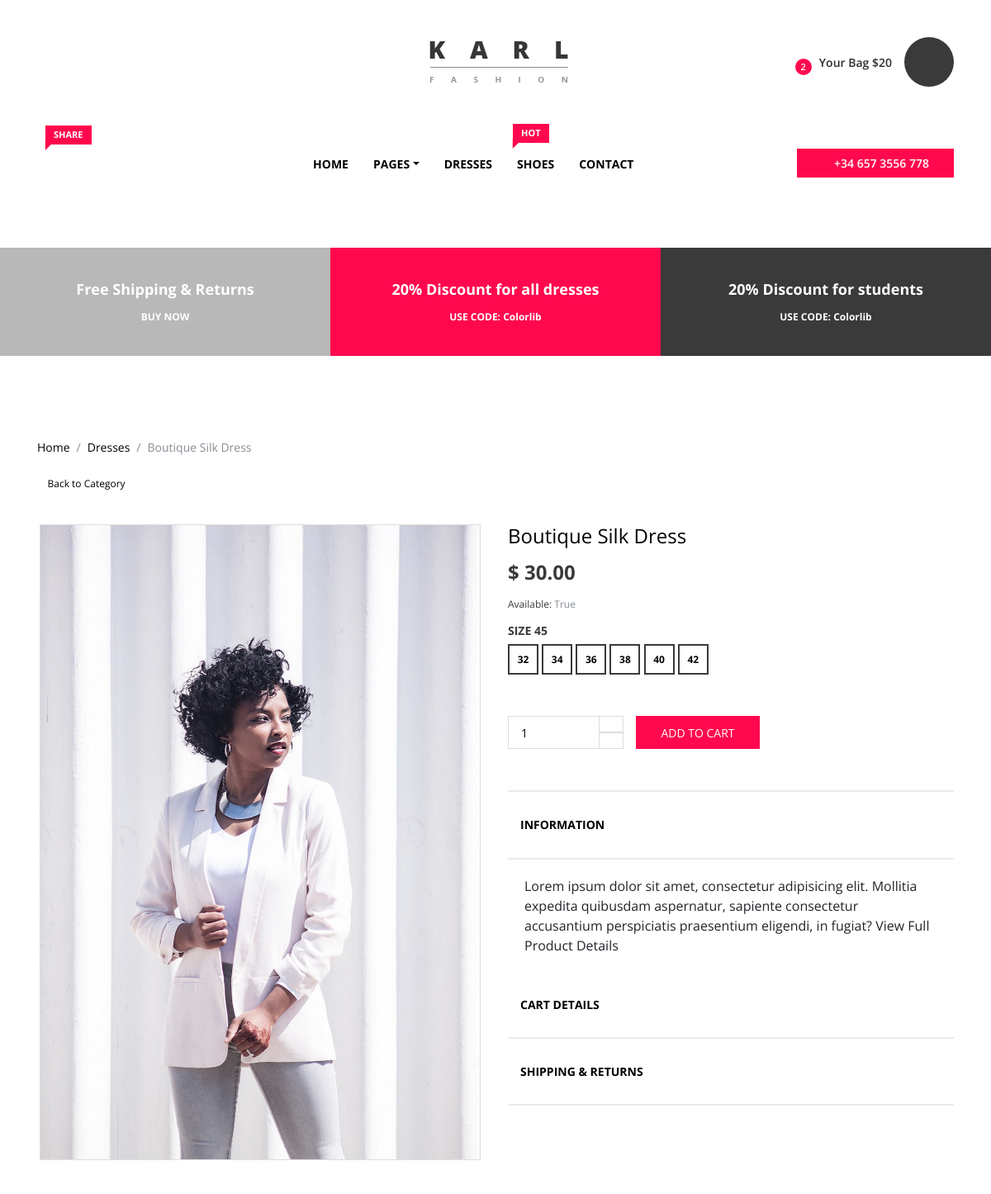
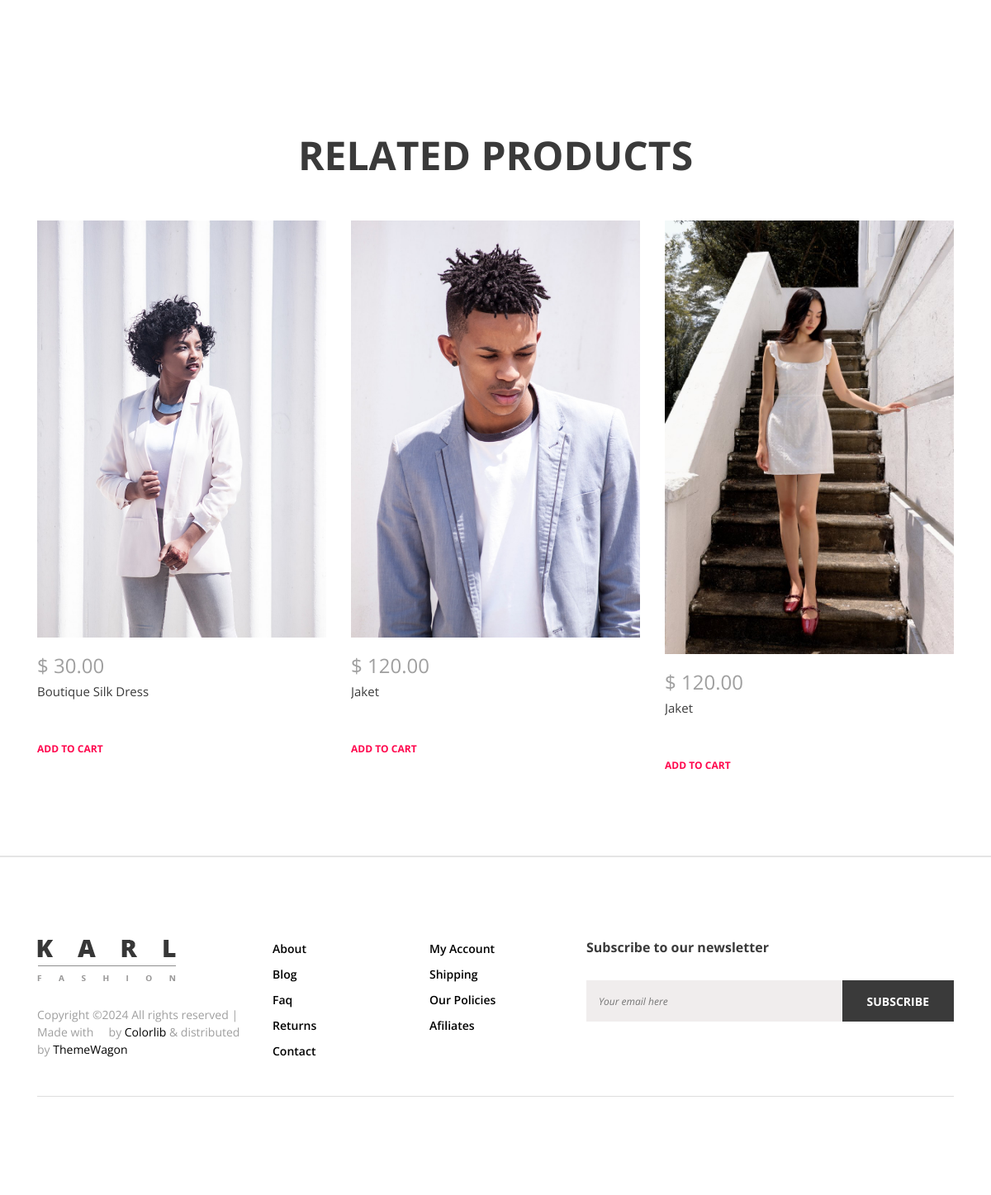
/detail/1, run on the app's committed database (2 pictures, top to bottom).
### home/models.py (models this page shows, shortened)
class Product(models.Model):
    category = models.ForeignKey(Category, on_delete=models.CASCADE)
    name = models.CharField(max_length=100, verbose_name='nomi')
    price = models.DecimalField(max_digits=10, decimal_places=2, verbose_name='narxi')
    is_available = models.BooleanField(verbose_name='bormi')
    size = models.PositiveIntegerField(verbose_name='olchami')
    description = models.TextField(verbose_name='xaqida')
    card_details = models.TextField(verbose_name='card-details')
    shipping = models.TextField(verbose_name='shipping')
    def get_image(self):
        first_image = self.image_set.first()
        return first_image.image.url if first_image else None
    class Meta:
        verbose_name = 'Maxsulot'
        verbose_name_plural = 'Maxsulotlar'

class Image(models.Model):
    image = models.ImageField(upload_to='Product-images/', verbose_name='Rasmi')
    product = models.ForeignKey(Product, on_delete=models.CASCADE, verbose_name='Mahsulot')
    class Meta:
        verbose_name = 'Rasm'
        verbose_name_plural = 'Rasmlar'

### home/views.py (the view)
# urls.py: path('detail/<int:pk>', detail, name='detail'),
def detail(request, pk):
    product = Product.objects.get(id=pk)
    related = Product.objects.all()[:5]
    return render(request, 'ShopApp/detail.html', context={'product': product, 'related': related})

### templates/ShopApp/detail.html (shortened to what this page needs)
{% extends 'base.html' %}
{% load static %}
{% block content %}
<div class="breadcumb_area">
    <div class="container">
        <div class="row">
            <div class="col-12">
                <ol class="breadcrumb d-flex align-items-center">
                    <li class="breadcrumb-item"><a href="{% url 'homepage' %}">Home</a></li>
                    <li class="breadcrumb-item"><a href="{% url 'category' 12 %}">Dresses</a></li>
                    <li class="breadcrumb-item active">{{ product.name }}</li>
                </ol>
                <a href="#" class="backToHome d-block"><i class="fa fa-angle-double-left"></i> Back to Category</a>
            </div>
        </div>
    </div>
</div>
<section class="single_product_details_area section_padding_0_100">
    <div class="container">
        <div class="row">
            <div class="col-12 col-md-6">
                <div class="single_product_thumb">
                    <div id="product_details_slider" class="carousel slide" data-ride="carousel">
                        <div class="carousel-inner">
                            <div class="carousel-item active">
                                <img class="d-block w-100" src="{{ product.get_image }}" alt="First slide">
                            </div>
                        </div>
                    </div>
                </div>
            </div>
            <div class="col-12 col-md-6">
                <div class="single_product_desc">
                    <h4 class="title"><a href="#">{{ product.name }}</a></h4>
                    <h4 class="price">$ {{ product.price }}</h4>
                    <p class="available">Available: <span class="text-muted">{{ product.is_available }}</span></p>
                    <div class="widget size mb-50">
                        <h6 class="widget-title">Size {{ product.size }}</h6>
                        <div class="widget-desc">
                            <ul>
                                <li><a href="#">32</a></li>
                                <li><a href="#">34</a></li>
                                <li><a href="#">36</a></li>
                                <li><a href="#">38</a></li>
                                <li><a href="#">40</a></li>
                                <li><a href="#">42</a></li>
                            </ul>
                        </div>
                    </div>
                    <form class="cart clearfix mb-50 d-flex" method="post">
                        <div class="quantity">
                            <span class="qty-minus"
                                  onclick="var effect = document.getElementById('qty'); var qty = effect.value; if( !isNaN( qty ) &amp;&amp; qty &gt; 1 ) effect.value--;return false;"><i
                                    class="fa fa-minus" aria-hidden="true"></i></span>
                            <input type="number" class="qty-text" id="qty" step="1" min="1" max="12" name="quantity"
                                   value="1">
                            <span class="qty-plus"
                                  onclick="var effect = document.getElementById('qty'); var qty = effect.value; if( !isNaN( qty )) effect.value++;return false;"><i
                                    class="fa fa-plus" aria-hidden="true"></i></span>
                        </div>
                        <button type="submit" name="addtocart" value="5" class="btn cart-submit d-block">Add to cart
                        </button>
                    </form>
                    <div id="accordion" role="tablist">
                        <div class="card">
                            <div class="card-header" role="tab" id="headingOne">
                                <h6 class="mb-0">
                                    <a data-toggle="collapse" href="#collapseOne" aria-expanded="true"
                                       aria-controls="collapseOne">Information</a>
                                </h6>
                            </div>
                            <div id="collapseOne" class="collapse show" role="tabpanel" aria-labelledby="headingOne"
                                 data-parent="#accordion">
                                <div class="card-body">
                                   {{ product.description }}
                                </div>
                            </div>
                        </div>
                        <div class="card">
                            <div class="card-header" role="tab" id="headingTwo">
                                <h6 class="mb-0">
                                    <a class="collapsed" data-toggle="collapse" href="#collapseTwo"
                                       aria-expanded="false" aria-controls="collapseTwo">Cart Details</a>
                                </h6>
                            </div>
                        </div>
                        <div class="card">
                            <div class="card-header" role="tab" id="headingThree">
                                <h6 class="mb-0">
                                    <a class="collapsed" data-toggle="collapse" href="#collapseThree"
                                       aria-expanded="false" aria-controls="collapseThree">shipping &amp; Returns</a>
                                </h6>
                            </div>
                        </div>
                    </div>
                </div>
            </div>
        </div>
    </div>
</section>
<section class="you_may_like_area clearfix">
    <div class="container">
        <div class="row">
            <div class="col-12">
                <div class="section_heading text-center">
                    <h2>related Products</h2>
                </div>
            </div>
        </div>
        <div class="row">
            <div class="col-12">
                <div class="you_make_like_slider owl-carousel">
                    {% for product in related %}
                    <div class="single_gallery_item">
                        <div class="product-img">
                            <img src="{{ product.get_image }}" alt="">
                        </div>
                        <div class="product-description">
                            <h4 class="product-price">$ {{ product.price }}</h4>
                            <p>{{ product.name }}</p>
                            <a href="{% url 'detail' product.id %}" class="add-to-cart-btn">ADD TO CART</a>
                        </div>
                    </div>
                    {% endfor %}
                </div>
            </div>
        </div>
    </div>
</section>
{% endblock content %}

### data on the page
Product: name "Boutique Silk Dress", get_image (picture), price "30.00", is_available "True", size "45", description "Lorem ipsum dolor sit amet, consectetur adipisicing elit. Mollitia expedita quibusdam aspernatur, sapiente consectetur accusantium perspiciatis praesentium eligendi, in fugiat? View Full Product Details"
Product: get_image (picture), price "120.00", name "Jaket"
Product: get_image (picture), price "120.00", name "Jaket"
